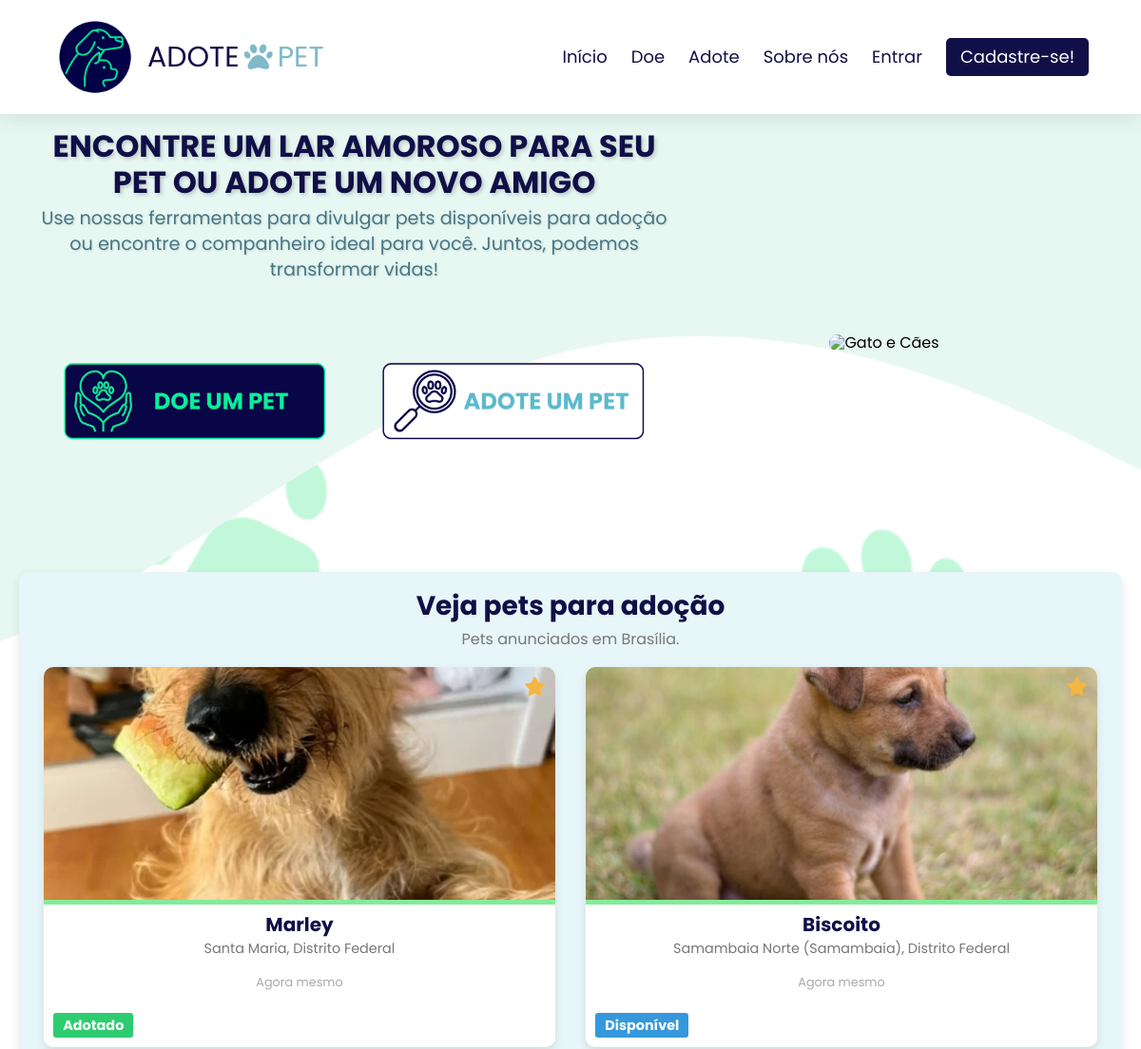
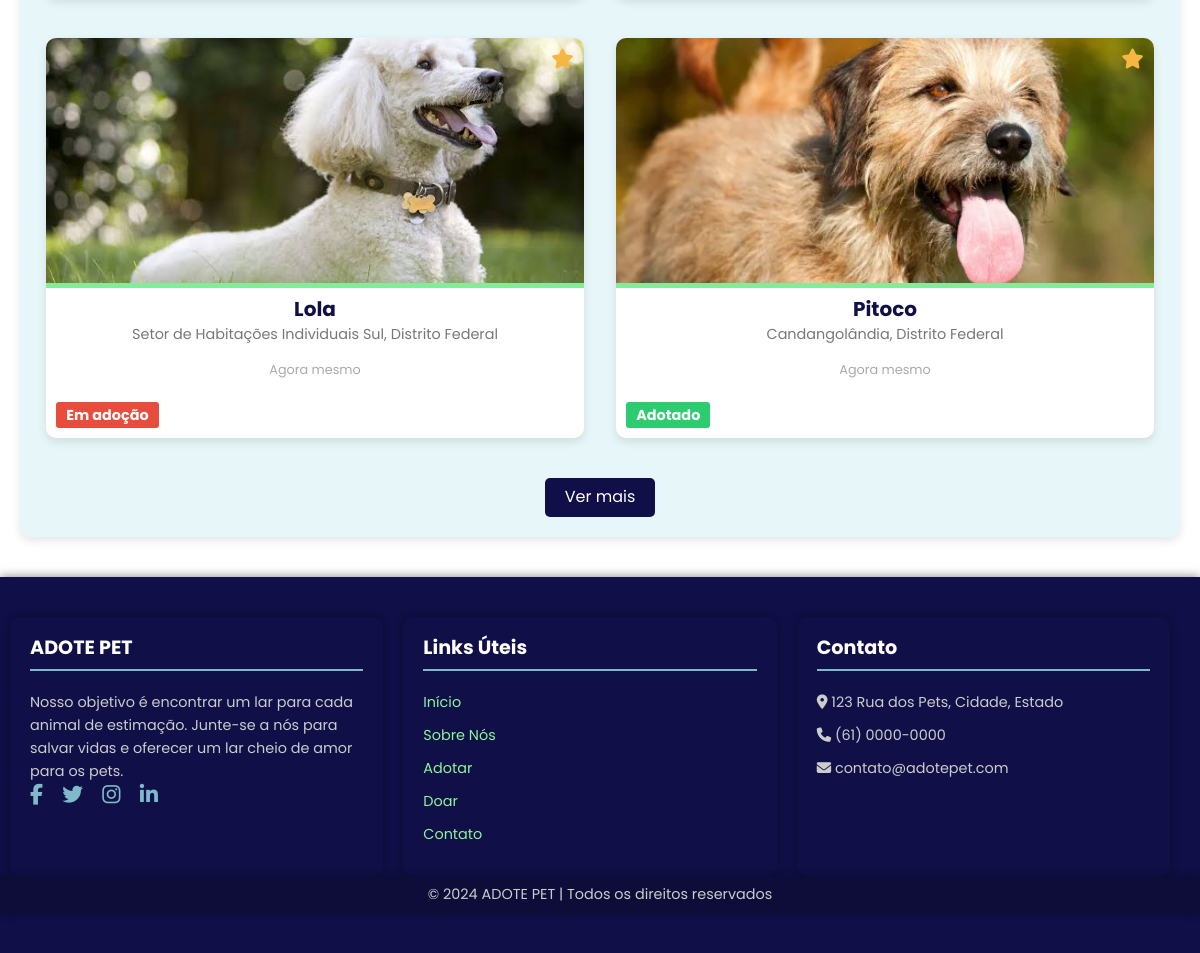
The page / on the database its author committed (2 pictures, top to bottom).
### tables this page shows
CREATE TABLE `pets` (
  `id` int(11) NOT NULL,
  `nome` varchar(100) NOT NULL,
  `especie_id` int(11) NOT NULL,
  `raca` varchar(100) NOT NULL,
  `porte` varchar(50) NOT NULL,
  `sexo` enum('Macho','Fêmea') NOT NULL,
  `cor` varchar(50) NOT NULL,
  `idade` int(11) NOT NULL,
  `descricao` text DEFAULT NULL,
  `foto` text DEFAULT NULL,
  `criado_em` timestamp NOT NULL DEFAULT current_timestamp(),
  `status_id` int(11) DEFAULT 1
);

CREATE TABLE `status` (
  `id` int(11) NOT NULL,
  `nome` varchar(50) NOT NULL
);

### process_index.php (called while the page is built, shortened)
<?php
$baseUrl = 'http://localhost/adotepet-projetotcc/';
$isLoggedIn = isset($_SESSION['usuario_id']);
$db = new DataBase();
$conn = $db->getConnection();
$sql = "
    SELECT
        p.id AS pet_id,
        p.nome AS pet_nome,
        MIN(f.url) AS foto_url,
        e.bairro,
        e.estado,
        p.criado_em,
        s.nome AS status_nome
    FROM pets p
    INNER JOIN doacoes d ON p.id = d.pet_id
    INNER JOIN enderecos e ON d.endereco_id = e.id
    INNER JOIN fotos f ON p.id = f.pet_id
    INNER JOIN status s ON p.status_id = s.id
    WHERE s.nome IN ('Disponível', 'Em adoção', 'Adotado')
    GROUP BY p.id
    ORDER BY p.criado_em DESC
    LIMIT 4";
$stmt = $conn->prepare($sql);
$stmt->execute();
$result = $stmt->get_result();
$pets = [];
while ($row = $result->fetch_assoc()) {
    $pets[] = $row;
}
function time_ago($timestamp)
{
    $time_ago = strtotime($timestamp);
    $current_time = time();
    $time_difference = $current_time - $time_ago;
    $seconds = $time_difference;
    $minutes = round($seconds / 60);
    $hours = round($seconds / 3600);
    $days = round($seconds / 86400);
    $weeks = round($seconds / 604800);
    $months = round($seconds / 2629440);
    $years = round($seconds / 31553280);
    if ($seconds <= 60) {
        return "Agora mesmo";
    } else if ($minutes <= 60) {
        return "$minutes minutos atrás";
    } else if ($hours <= 24) {
        return "$hours horas atrás";
    } else if ($days <= 7) {
        return "$days dias atrás";
    } else if ($weeks <= 4.3) {
        return "$weeks semanas atrás";
    } else if ($months <= 12) {
        return "$months meses atrás";
    } else {
        return "$years anos atrás";
    }
}
?>

### index.php (the view, shortened to what this page needs)
<?php
require_once 'process_index.php';
function normalizeStatus($status)
{
    $search = ['á', 'à', 'ã', 'â', 'é', 'ê', 'í', 'ó', 'ô', 'õ', 'ú', 'ç', 'Á', 'À', 'Ã', 'Â', 'É', 'Ê', 'Í', 'Ó', 'Ô', 'Õ', 'Ú', 'Ç'];
    $replace = ['a', 'a', 'a', 'a', 'e', 'e', 'i', 'o', 'o', 'o', 'u', 'c', 'a', 'a', 'a', 'a', 'e', 'e', 'i', 'o', 'o', 'o', 'u', 'c'];
    return strtolower(str_replace($search, $replace, str_replace(' ', '-', $status)));
}
?>
<!DOCTYPE html>
<html lang="pt-BR">
<head>
    <link rel="stylesheet" href="https://cdnjs.cloudflare.com/ajax/libs/normalize/8.0.1/normalize.min.css">
    <link rel="stylesheet" href="https://cdnjs.cloudflare.com/ajax/libs/font-awesome/6.5.0/css/all.min.css">
    <link rel="stylesheet" href="css/index.css">
</head>
<body>
    <header>
        <div class="logo">
            <img src="img/logo.png" alt="Logo">
            <span>ADOTE<i class="fas fa-paw"></i><span class="highlight">PET</span></span>
        </div>
        <nav>
            <ul class="nav-list">
                <li class="nav-item"><a href="index.php">Início</a></li>
                <li class="nav-item"><a href="crud/views/cadastro_doacoes.php">Doe</a></li>
                <li class="nav-item"><a href="crud/views/pets_adocao.php">Adote</a></li>
                <li class="nav-item"><a href="#">Sobre nós</a></li>
                <?php if ($isLoggedIn): ?>
                    <li class="profile-section">
                        <div class="profile-perfil" onclick="toggleMenu()">
                            <img src="<?php echo $userPhoto; ?>" alt="Foto de <?php echo $userName; ?>" class="user-photo">
                        </div>
                        <div class="dropdown-menu" id="dropdown-menu">
                            <?php if ($_SESSION['perfil_id'] == 1): ?>
                                <a href="crud/views/painel_admin.php">Perfil</a>
                            <?php else: ?>
                                <a href="crud/views/perfil_usuario.php">Perfil</a>
                            <?php endif; ?>
                            <a href="logout.php">Sair</a>
                        </div>
                    </li>
                <?php else: ?>
                    <li class="nav-item"><a href="login.html">Entrar</a></li>
                    <li><a href="crud/views/cadastro_usuario.php" class="btn-cadastrar">Cadastre-se!</a></li>
                <?php endif; ?>
            </ul>
        </nav>
    </header>
    <main>
        <section class="hero">
            <div class="hero-content">
                <h1>Encontre um Lar Amoroso para Seu Pet ou Adote um Novo Amigo</h1>
                <p>Use nossas ferramentas para divulgar pets disponíveis para adoção ou encontre o companheiro ideal
                    para você. Juntos, podemos transformar vidas!</p>
                <div class="hero-buttons">
                    <a href="#" class="hero-button divulgue-button">
                        <img src="img/botaov4.png" alt="Divulgue o Pet">
                    </a>
                    <a href="crud/views/pets_adocao.php" class="hero-button">
                        <img src="img/botaov5.png" alt="Adote um Pet">
                    </a>
                </div>
            </div>
            <div class="hero-image">
                <img src="img/img2.png" alt="Gato e Cães">
            </div>
        </section>
        <section class="adoption-section">
            <h2>Veja pets para adoção</h2>
            <p>Pets anunciados em Brasília.</p>
            <div class="adoption-cards">
                <?php foreach ($pets as $pet): ?>
                    <a href="crud/views/pet_detalhes.php?id=<?php echo $pet['pet_id']; ?>" class="adoption-card"
                        target="_blank">
                        <img src="<?php echo $baseUrl . htmlspecialchars($pet['foto_url']); ?>"
                            alt="<?php echo htmlspecialchars($pet['pet_nome']); ?>">
                        <div class="card-content">
                            <h3><?php echo htmlspecialchars($pet['pet_nome']); ?></h3>
                            <p><?php echo htmlspecialchars($pet['bairro']) . ', ' . htmlspecialchars($pet['estado']); ?></p>
                            <span class="time"><?php echo time_ago($pet['criado_em']); ?></span>
                            <span class="status <?php echo normalizeStatus($pet['status_nome']); ?>">
                                <?php echo htmlspecialchars($pet['status_nome']); ?>
                            </span>
                        </div>
                        <div class="favorite-icon"><i class="fas fa-star"></i></div>
                    </a>
                <?php endforeach; ?>
            </div>
            <a href="crud/views/pets_adocao.php" class="view-more-button">Ver mais</a>
        </section>
    </main>
    <footer>
        <div class="footer-container">
            <div class="footer-section about">
                <h2>ADOTE PET</h2>
                <p>Nosso objetivo é encontrar um lar para cada animal de estimação. Junte-se a nós para salvar vidas e
                    oferecer um lar cheio de amor para os pets.</p>
                <div class="socials">
                    <a href="#"><i class="fab fa-facebook-f"></i></a>
                    <a href="#"><i class="fab fa-twitter"></i></a>
                    <a href="#"><i class="fab fa-instagram"></i></a>
                    <a href="#"><i class="fab fa-linkedin-in"></i></a>
                </div>
            </div>
            <div class="footer-section links">
                <h2>Links Úteis</h2>
                <ul>
                    <li><a href="index.php">Início</a></li>
                    <li><a href="#">Sobre Nós</a></li>
                    <li><a href="crud/views/pets_adocao.php">Adotar</a></li>
                    <li><a href="crud/views/cadastro_doacoes.php">Doar</a></li>
                    <li><a href="#">Contato</a></li>
                </ul>
            </div>
            <div class="footer-section contact">
                <h2>Contato</h2>
                <ul>
                    <li><i class="fas fa-map-marker-alt"></i> 123 Rua dos Pets, Cidade, Estado</li>
                    <li><i class="fas fa-phone"></i> (61) 0000-0000</li>
                    <li><i class="fas fa-envelope"></i> contato@adotepet.com</li>
                </ul>
            </div>
        </div>
        <div class="footer-bottom">
            <p>&copy; 2024 ADOTE PET | Todos os direitos reservados</p>
        </div>
    </footer>
</body>
</html>

### rows shown on the page
pets: shows a picture, nome "Marley", bairro "Santa Maria", estado "Distrito Federal", criado_em "Agora mesmo", status.nome "Adotado"
pets: shows a picture, nome "Biscoito", bairro "Samambaia Norte (Samambaia)", estado "Distrito Federal", criado_em "Agora mesmo", status.nome "Disponível"
pets: shows a picture, nome "Lola", bairro "Setor de Habitações Individuais Sul", estado "Distrito Federal", criado_em "Agora mesmo", status.nome "Em adoção"
pets: shows a picture, nome "Pitoco", bairro "Candangolândia", estado "Distrito Federal", criado_em "Agora mesmo", status.nome "Adotado"
